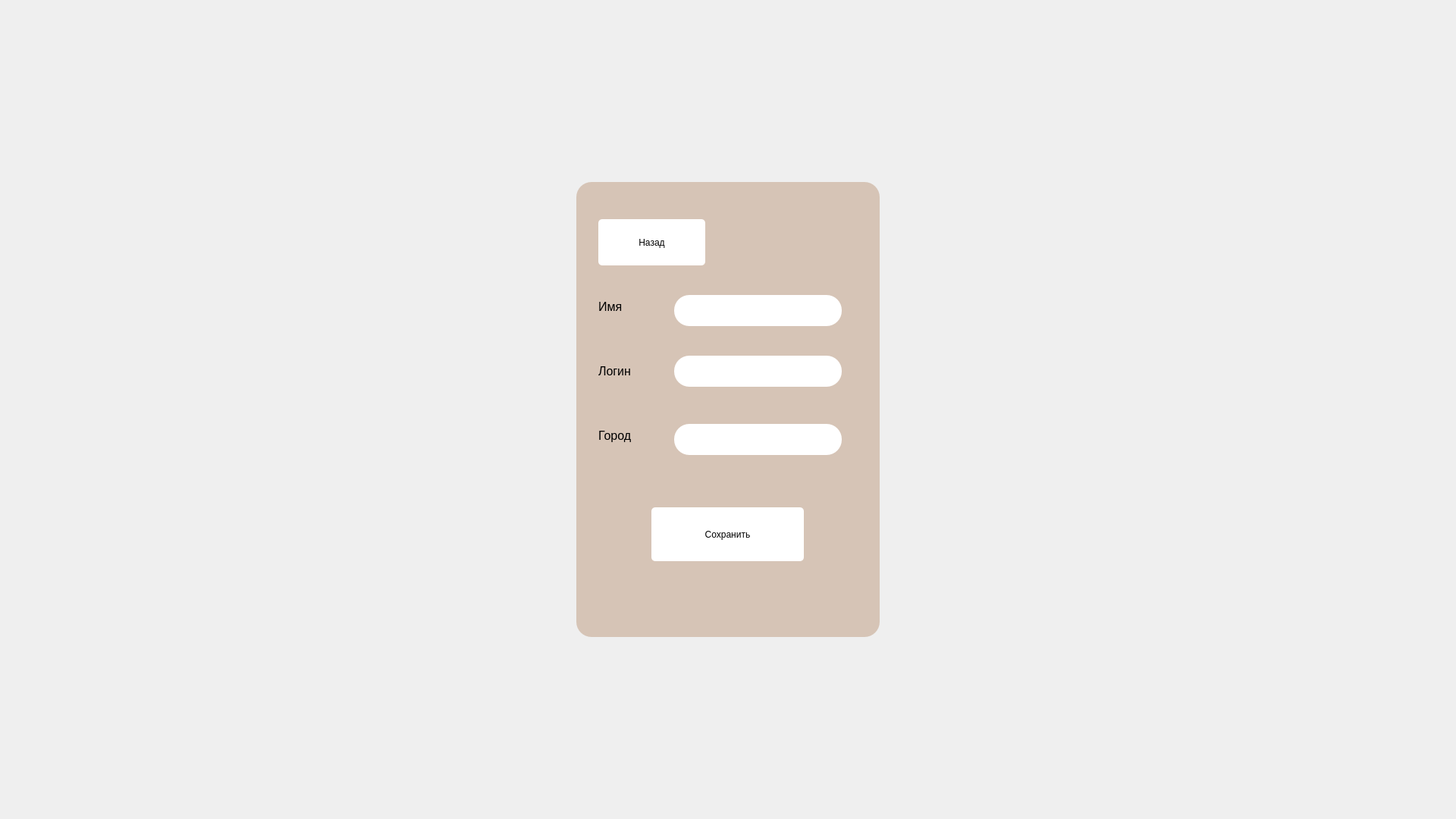
<?xml version="1.0" encoding="UTF-8"?>
<ui version="4.0">
 <class>medCare</class>
 <widget class="QMainWindow" name="medCare">
  <property name="geometry">
   <rect>
    <x>0</x>
    <y>0</y>
    <width>1920</width>
    <height>1080</height>
   </rect>
  </property>
  <property name="windowTitle">
   <string>MainWindow</string>
  </property>
  <property name="styleSheet">
   <string notr="true">#centralwidget{
background-image: url(:/images/images/fon.jpg);
}
#widget{
background-color:rgb(203,239,227);
border-radius:20px;
}
</string>
  </property>
  <widget class="QWidget" name="centralwidget">
   <layout class="QVBoxLayout" name="verticalLayout">
    <item alignment="Qt::AlignHCenter">
     <widget class="QWidget" name="widget" native="true">
      <property name="minimumSize">
       <size>
        <width>400</width>
        <height>600</height>
       </size>
      </property>
      <property name="maximumSize">
       <size>
        <width>400</width>
        <height>600</height>
       </size>
      </property>
      <property name="styleSheet">
       <string notr="true">background-color:rgb(214,196,182);</string>
      </property>
      <layout class="QVBoxLayout" name="verticalLayout_2">
       <item>
        <widget class="QStackedWidget" name="stackedWidget">
         <widget class="QWidget" name="page">
          <widget class="QPushButton" name="settings_cancelButton">
           <property name="geometry">
            <rect>
             <x>20</x>
             <y>40</y>
             <width>141</width>
             <height>61</height>
            </rect>
           </property>
           <property name="styleSheet">
            <string notr="true">background-color:rgb(255, 255, 255);
	padding:10px 5px;
	border-radius:5px;</string>
           </property>
           <property name="text">
            <string>Назад</string>
           </property>
          </widget>
          <widget class="QLineEdit" name="settings_nameLine">
           <property name="geometry">
            <rect>
             <x>120</x>
             <y>140</y>
             <width>221</width>
             <height>41</height>
            </rect>
           </property>
           <property name="styleSheet">
            <string notr="true">background-color:rgb(255, 255, 255);
border-radius:20px;
padding-left: 7px;</string>
           </property>
          </widget>
          <widget class="QLabel" name="settings_nameLabel">
           <property name="geometry">
            <rect>
             <x>20</x>
             <y>140</y>
             <width>91</width>
             <height>31</height>
            </rect>
           </property>
           <property name="text">
            <string>&lt;html&gt;&lt;head/&gt;&lt;body&gt;&lt;p&gt;&lt;span style=&quot; font-size:12pt;&quot;&gt;Имя&lt;/span&gt;&lt;/p&gt;&lt;/body&gt;&lt;/html&gt;</string>
           </property>
          </widget>
          <widget class="QLineEdit" name="settings_surnameLine">
           <property name="geometry">
            <rect>
             <x>120</x>
             <y>220</y>
             <width>221</width>
             <height>41</height>
            </rect>
           </property>
           <property name="styleSheet">
            <string notr="true">background-color:rgb(255, 255, 255);
border-radius:20px;
padding-left: 7px;</string>
           </property>
          </widget>
          <widget class="QLabel" name="settings_surnameLabel">
           <property name="geometry">
            <rect>
             <x>20</x>
             <y>220</y>
             <width>81</width>
             <height>41</height>
            </rect>
           </property>
           <property name="text">
            <string>&lt;html&gt;&lt;head/&gt;&lt;body&gt;&lt;p&gt;&lt;span style=&quot; font-size:12pt;&quot;&gt;Логин&lt;/span&gt;&lt;/p&gt;&lt;/body&gt;&lt;/html&gt;</string>
           </property>
          </widget>
          <widget class="QLineEdit" name="settings_townLine">
           <property name="geometry">
            <rect>
             <x>120</x>
             <y>310</y>
             <width>221</width>
             <height>41</height>
            </rect>
           </property>
           <property name="styleSheet">
            <string notr="true">background-color:rgb(255, 255, 255);
border-radius:20px;
padding-left: 7px;</string>
           </property>
          </widget>
          <widget class="QLabel" name="settings_townLabel">
           <property name="geometry">
            <rect>
             <x>20</x>
             <y>310</y>
             <width>81</width>
             <height>31</height>
            </rect>
           </property>
           <property name="text">
            <string>&lt;html&gt;&lt;head/&gt;&lt;body&gt;&lt;p&gt;&lt;span style=&quot; font-size:12pt;&quot;&gt;Город&lt;/span&gt;&lt;/p&gt;&lt;/body&gt;&lt;/html&gt;</string>
           </property>
          </widget>
          <widget class="QPushButton" name="settings_saveButton">
           <property name="geometry">
            <rect>
             <x>90</x>
             <y>420</y>
             <width>201</width>
             <height>71</height>
            </rect>
           </property>
           <property name="styleSheet">
            <string notr="true">background-color:rgb(255, 255, 255);
	padding:10px 5px;
	border-radius:5px;</string>
           </property>
           <property name="text">
            <string>Сохранить</string>
           </property>
          </widget>
          <widget class="QLabel" name="settings_nameErrorLabel">
           <property name="geometry">
            <rect>
             <x>130</x>
             <y>195</y>
             <width>201</width>
             <height>21</height>
            </rect>
           </property>
           <property name="text">
            <string/>
           </property>
          </widget>
          <widget class="QLabel" name="settings_surnameErrorLabel">
           <property name="geometry">
            <rect>
             <x>120</x>
             <y>270</y>
             <width>211</width>
             <height>21</height>
            </rect>
           </property>
           <property name="text">
            <string/>
           </property>
          </widget>
          <widget class="QLabel" name="settings_townErrorLabel">
           <property name="geometry">
            <rect>
             <x>110</x>
             <y>370</y>
             <width>231</width>
             <height>21</height>
            </rect>
           </property>
           <property name="text">
            <string/>
           </property>
          </widget>
         </widget>
         <widget class="QWidget" name="page_2"/>
        </widget>
       </item>
      </layout>
     </widget>
    </item>
   </layout>
  </widget>
 </widget>
 <resources>
  <include location="qtimages/photo.qrc"/>
 </resources>
 <connections/>
</ui>
